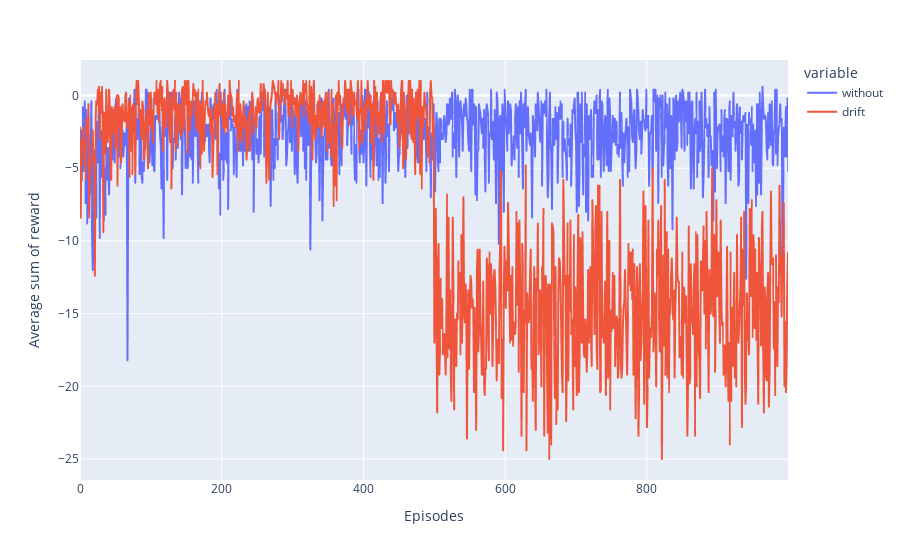

Source (notebook cell):
### Code cell
runs = 5 #repeat trainning process
episodes = 1000
drift_ep = 500
DQag_drift = np.empty((episodes, runs))
DQag = np.empty((episodes, runs))
for i in tqdm(range(runs)):
    agent = DQNAgent(state_dim, action_dim)
    DQag[:, i] = run_agent_dt(apply_drift=False)
    
for i in tqdm(range(runs)):
    agent = DQNAgent(state_dim, action_dim)
    DQag_drift[:, i] = run_agent_dt(apply_drift=True)



data_eps = {'without': np.apply_along_axis(np.mean, 1, DQag), 
            'drift': np.apply_along_axis(np.mean, 1, DQag_drift)}

df_eps = pd.DataFrame(data=data_eps)
#print(df_eps.shape)
#print(data_eps)
fug = px.line(data_eps, y=['without','drift'])
fug.update_layout(xaxis_title = 'Episodes', yaxis_title = 'Average sum of reward')
fug.show()

### Figure 1 — Plotly figure (JSON) as saved in the notebook; plotly's stock layout.template omitted (floating-point values rounded to 4 significant figures; data arrays with more than 128 entries replaced by an {"elided": "..."} marker saying what was removed)
{"data": [{"hovertemplate": "variable=without<br>index=%{x}<br>value=%{y}<extra></extra>", "legendgroup": "without", "line": {"color": "#636efa", "dash": "solid"}, "marker": {"symbol": "circle"}, "mode": "lines", "name": "without", "showlegend": true, "type": "scattergl", "x": {"elided": "1000 int values"}, "xaxis": "x", "y": {"elided": "1000 float values"}, "yaxis": "y"}, {"hovertemplate": "variable=drift<br>index=%{x}<br>value=%{y}<extra></extra>", "legendgroup": "drift", "line": {"color": "#EF553B", "dash": "solid"}, "marker": {"symbol": "circle"}, "mode": "lines", "name": "drift", "showlegend": true, "type": "scattergl", "x": {"elided": "1000 int values"}, "xaxis": "x", "y": {"elided": "1000 float values"}, "yaxis": "y"}], "layout": {"legend": {"title": {"text": "variable"}, "tracegroupgap": 0}, "margin": {"t": 60}, "xaxis": {"anchor": "y", "domain": [0, 1], "title": {"text": "Episodes"}}, "yaxis": {"anchor": "x", "domain": [0, 1], "title": {"text": "Average sum of reward"}}}}
